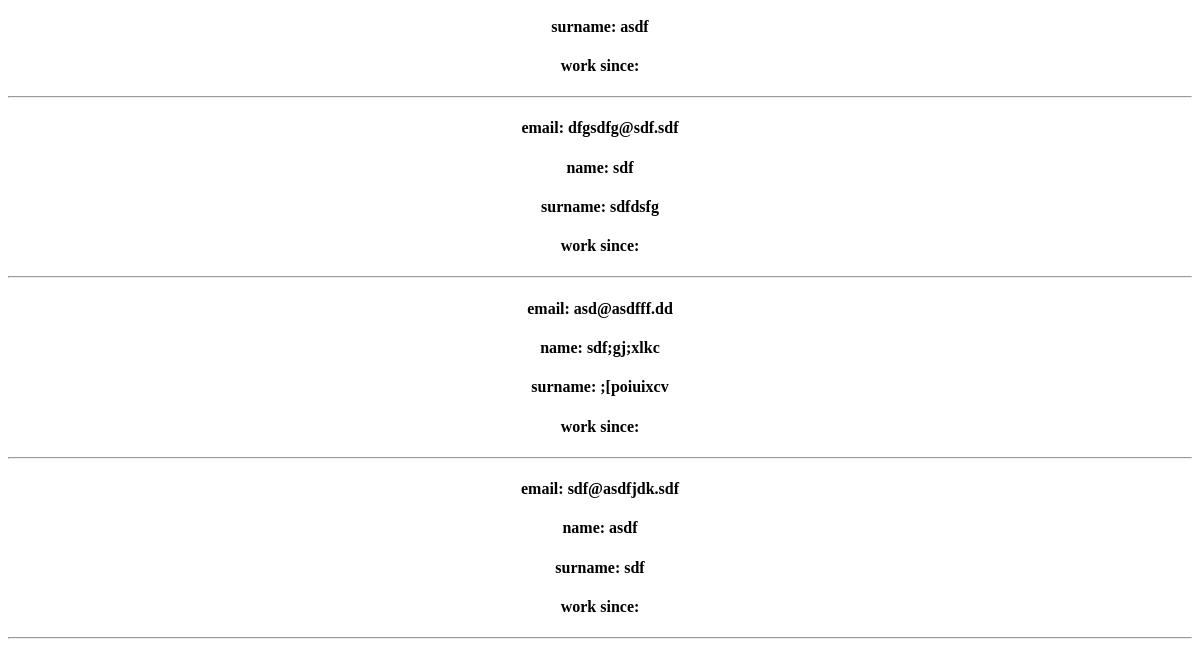
/ (lower part), run on an earlier commit of the app's database.
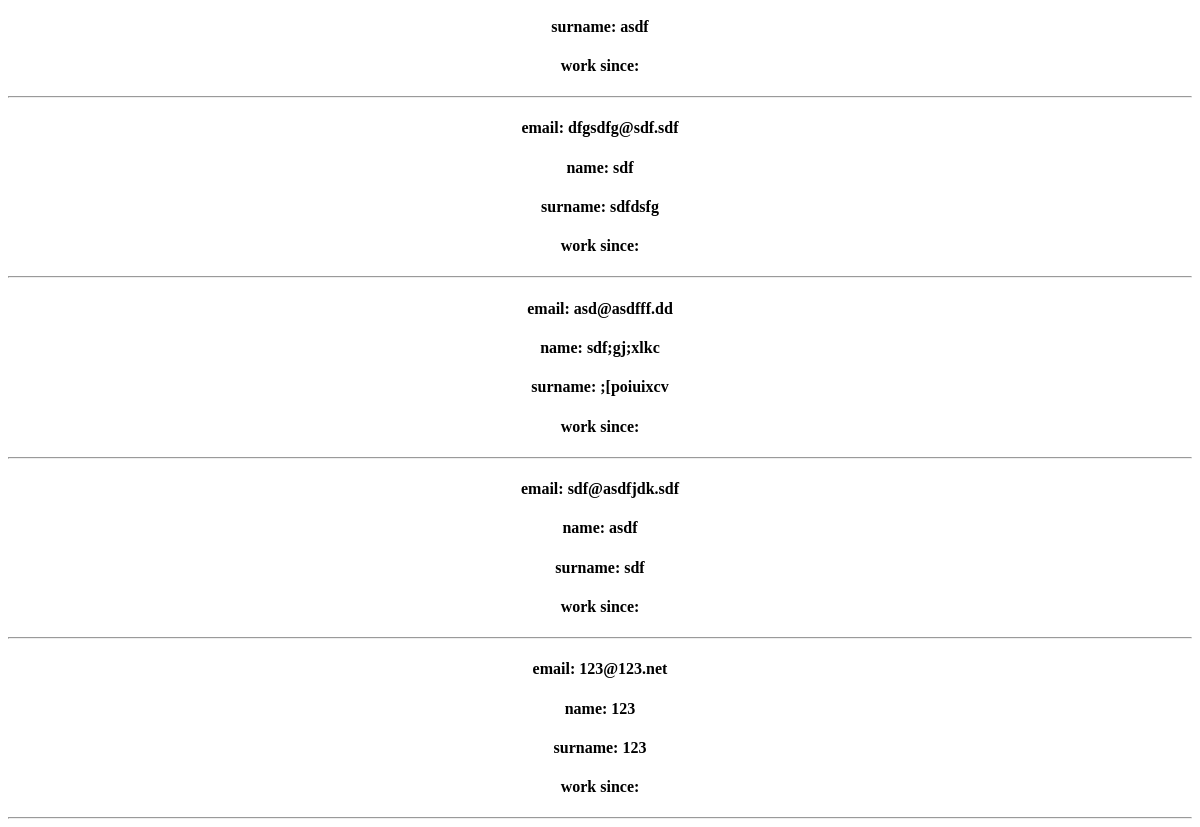
And on a later commit of the database.
### journal/models.py (models this page shows, shortened)
class CustomUser(AbstractBaseUser):
    name = models.CharField(max_length=15, null=False)
    surname = models.CharField(max_length=15, null=False)
    patronymic = models.CharField(max_length=15, blank=True, null=True)
    email = models.EmailField(unique=True)  # require
    phone_number = models.CharField(max_length=16, blank=True, null=True)
    avatar = models.ImageField(upload_to='user/avatar/', blank=True, null=True)
    is_active = models.BooleanField(default=True)
    is_staff = models.BooleanField(default=False)
    is_admin = models.BooleanField(default=False)
    USERNAME_FIELD = 'email'
    REQUIRED_FIELDS = ["name", "surname"]
    objects = CustomUserManager()

### journal/views.py (the view)
# urls.py: path('', main, name="main"),
def main(request):
    user_model = get_user_model()
    all_users = user_model.objects.all()
    return render(request, 'journal/main.html', {'all_users': all_users, 'title': "main"})

### journal/templates/journal/main.html (shortened to what this page needs)
{% extends 'journal/base.html' %}
{% block main %}
{% for user in all_users %}
<h4>email: {{ user.email }}</h4>
<h4>name: {{ user.name }}</h4>
<h4>surname: {{ user.surname }}</h4>
<h4>work since: {{ user.teacher.working_since }}</h4>
<hr>
{% endfor %}
{% endblock %}

### journal/templates/journal/base.html (shortened to what this page needs)
<!DOCTYPE html>
<html lang="en">
<head>
</head>
<body style="text-align: center; padding-top: 50px;">
{% block main %}
{% endblock %}
</body>
</html>

What changed in the data, as far as the page shows it:
added CustomUser: email "123@123.net", name "123", surname "123"
